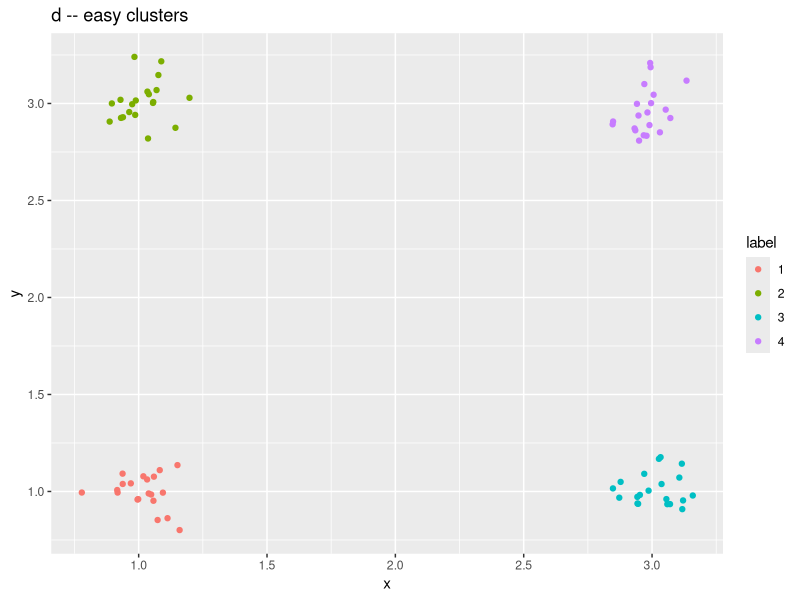
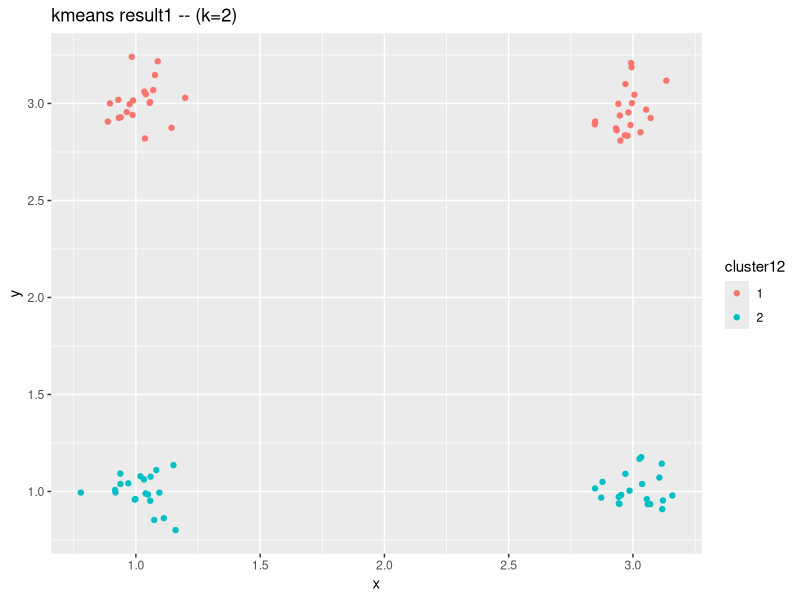
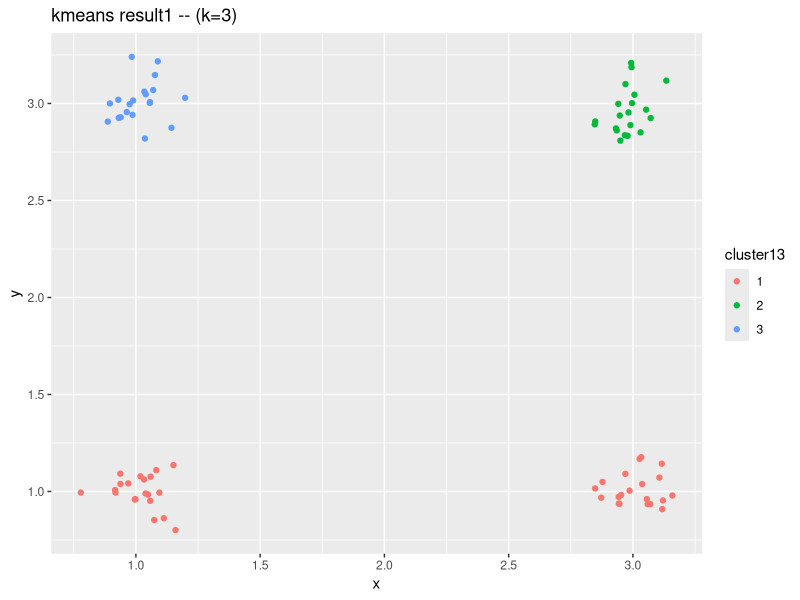
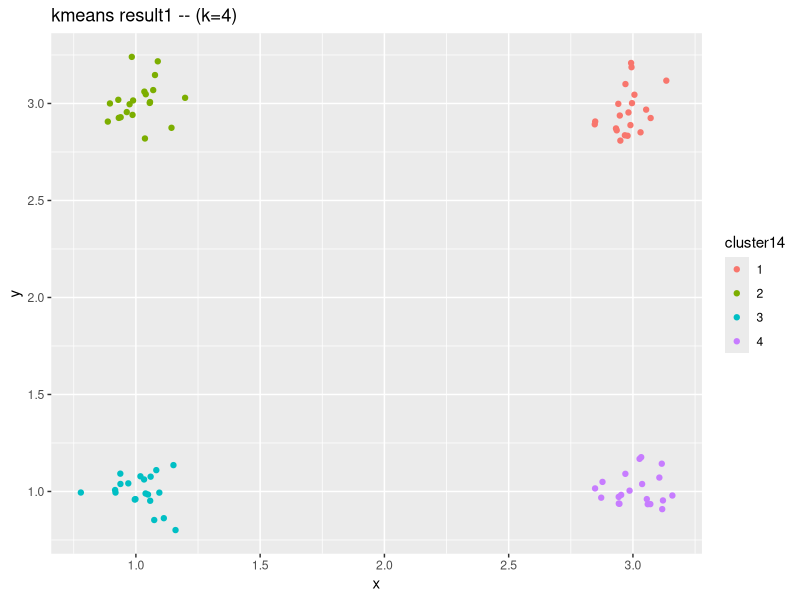
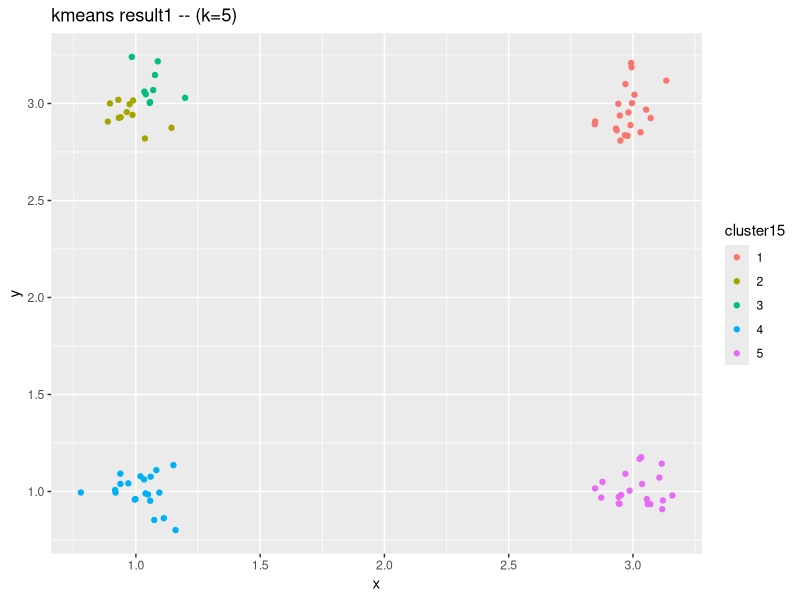
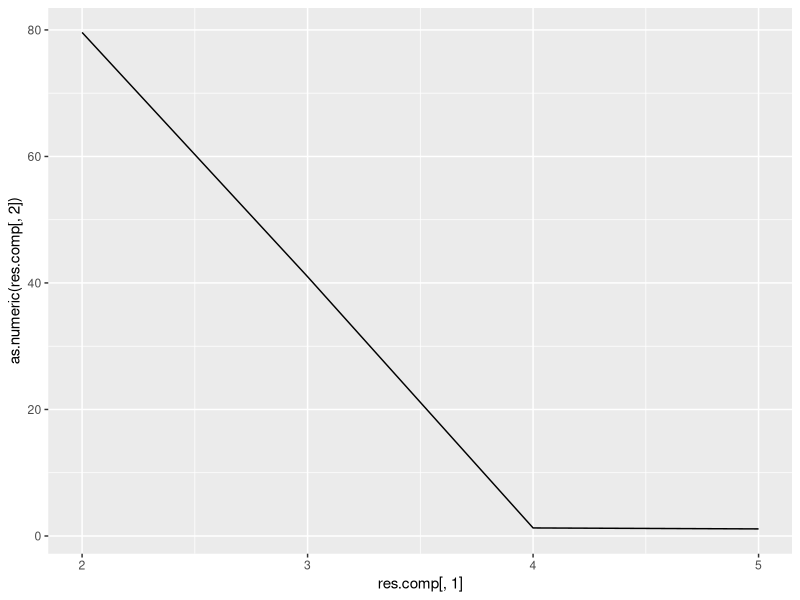
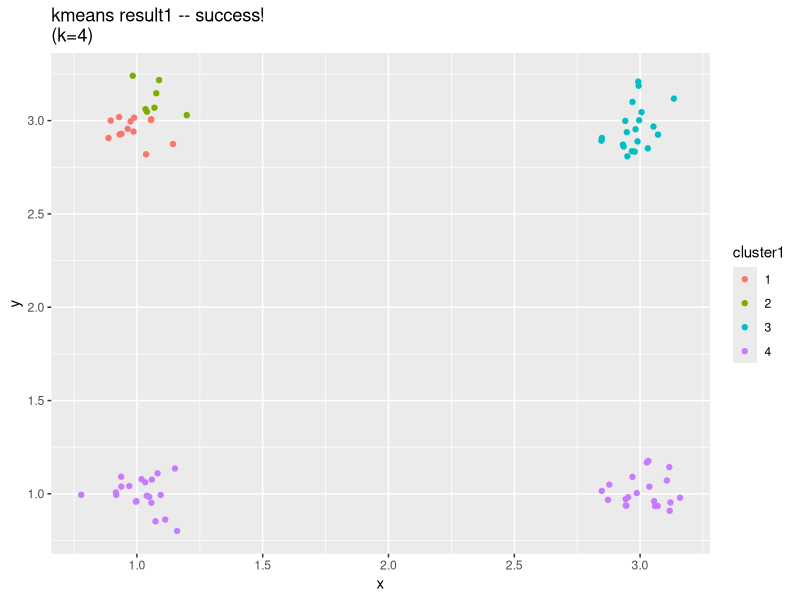
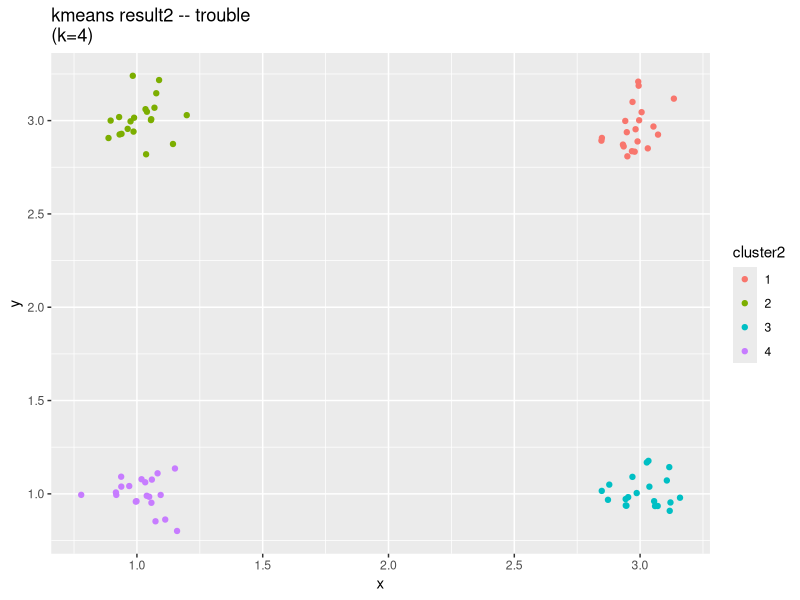

Write R code to recreate these figures, in order.
library(stats)
library(ggplot2)
set.seed(1)

# for our first example, let's create some synthetic easy-to-cluster data
d <- data.frame()
d <- rbind(d, data.frame(x=1 + rnorm(20, 0, 0.1), y=1 + rnorm(20, 0, 0.1), label=as.factor(rep(1, each=20))))
d <- rbind(d, data.frame(x=1 + rnorm(20, 0, 0.1), y=3 + rnorm(20, 0, 0.1), label=as.factor(rep(2, each=20))))
d <- rbind(d, data.frame(x=3 + rnorm(20, 0, 0.1), y=1 + rnorm(20, 0, 0.1), label=as.factor(rep(3, each=20))))
d <- rbind(d, data.frame(x=3 + rnorm(20, 0, 0.1), y=3 + rnorm(20, 0, 0.1), label=as.factor(rep(4, each=20))))

# have a look...this looks easy enough
ggplot(d, aes(x=x, y=y)) + geom_point(aes(colour=label)) + ggtitle('d -- easy clusters')

# perform clustering
result1 <- kmeans(d[,1:2], 4)

#lets compare a few cluster solutions
result12 <- kmeans(d[,1:2], 2)
d$cluster12 <- as.factor(result12$cluster)
ggplot(d, aes(x=x, y=y)) + geom_point(aes(colour=cluster12)) + ggtitle('kmeans result1 -- (k=2)')

result13 <- kmeans(d[,1:2], 3)
d$cluster13 <- as.factor(result13$cluster)
ggplot(d, aes(x=x, y=y)) + geom_point(aes(colour=cluster13)) + ggtitle('kmeans result1 -- (k=3)')

result14 <- kmeans(d[,1:2], 4)
d$cluster14 <- as.factor(result14$cluster)
ggplot(d, aes(x=x, y=y)) + geom_point(aes(colour=cluster14)) + ggtitle('kmeans result1 -- (k=4)')

result15 <- kmeans(d[,1:2], 5)
d$cluster15 <- as.factor(result15$cluster)
ggplot(d, aes(x=x, y=y)) + geom_point(aes(colour=cluster15)) + ggtitle('kmeans result1 -- (k=5)')

res.comp <- as.data.frame ( rbind(  c(2 ,result12$tot.withinss)
                  , c(3 ,result13$tot.withinss)
                  , c(4 ,result14$tot.withinss)
                  , c(5 ,result15$tot.withinss)
                    ) )

ggplot(res.comp,aes(res.comp[,1] , as.numeric(res.comp[,2]) ))+
       geom_line()
# here are the results...note the algorithm found clusters whose means are close to the true means of our synthetic clusters
result1

# plot results...we are looking good
d$cluster1 <- as.factor(result1$cluster)
ggplot(d, aes(x=x, y=y)) + geom_point(aes(colour=cluster1)) + ggtitle('kmeans result1 -- success!\n(k=4)')

# suppose we repeat these steps...what do you expect to happen?
result2 <- kmeans(d[,1:2], 4)

# notice that the fit got worse!
# (eg, large decrease in between_SS / total_SS...also cluster means are not as good as before)
result2

# and this scatterplot shows that something is obviously not right...what happened?
d$cluster2 <- as.factor(result2$cluster)
ggplot(d, aes(x=x, y=y)) + geom_point(aes(colour=cluster2)) + ggtitle('kmeans result2 -- trouble\n(k=4)')

# this instability is a result of the random initial seeds that the clustering algorithm uses
# if two initial seeds begin in the same cluster, then the algorithm will have difficulty finding all the clusters
# (in particular, the cluster which doesn't contain an initial seed will be difficult to identify)
# (note that in any case, the algorithm will still return exactly as many clusters as you asked it to!)

# so how can we create a more stable clustering fit? by repeating the fit several times and taking an average
# (this is effectively an ensemble clustering technique...we will talk about ensemble methods in more detail later)
result3 <- kmeans(d[,1:2], 4, nstart=10)
result3
d$cluster3 <- as.factor(result3$cluster)
ggplot(d, aes(x=x, y=y)) + geom_point(aes(colour=cluster3)) + ggtitle('kmeans result3 -- stable convergence\n(k=4, nstart=10)')

#

# what happens if we introduce a new length scale into the problem? how many clusters are in the dataset now?
d2 <- rbind(d[,1:3], data.frame(x=1000+rnorm(20,0,50), y=1000+rnorm(20,0,50), label=as.factor(rep(5, each=20))))
ggplot(d2, aes(x=x, y=y)) + geom_point(aes(colour=label)) + ggtitle('d2 -- multiple length scales')

# as you can see, things go haywire...recall that clustering results are kind of a heuristic
# (in particular, not invariant to a change in units!)
result4 <- kmeans(d2[,1:2], 5, nstart=10)
d2$cluster4 <- as.factor(result4$cluster)
ggplot(d2, aes(x=x, y=y)) + geom_point(aes(colour=cluster4)) + ggtitle('kmeans result4 -- trouble\n(k=5, nstart=10)')

#Lets standardis the variables and see what happens
ds <- data.frame(scale(d2[,1:2],center =TRUE , scale=TRUE))
result5 <- kmeans(ds, 4, nstart=10)
ds$cluster4 <- as.factor(result5$cluster)
ggplot(ds, aes(x=x, y=y)) + geom_point(aes(colour=cluster4)) + ggtitle('kmeans result5 -- trouble\n(k=5, nstart=10)')


# now let's try k-means clustering with the iris dataset
iris.result <- kmeans(iris[,1:4], 3)

# look at clustering results...you can already tell something is up
iris.result$cluster

# combine clustering results with input data (as factor)

# let's look at the scatterplots of clustering results & true labels together (using package gridExtra)
# first install this guy
library(gridExtra)

# now create our two scatterplots...note that ggplot returns an *object* which can be stored!
iris2 <- cbind(iris, cluster=as.factor(iris.result$cluster))
p1 <- ggplot(iris2, aes(x=Sepal.Width, y=Petal.Width)) + geom_point(aes(colour=cluster)) + ggtitle('clustering results')
p2 <- ggplot(iris, aes(x=Sepal.Width, y=Petal.Width)) + geom_point(aes(colour=Species)) + ggtitle('true labels')

# so what is going on here?
grid.arrange(p1, p2)

# although clustering is a unsupervised learning technique it does an OK job at matching known groups